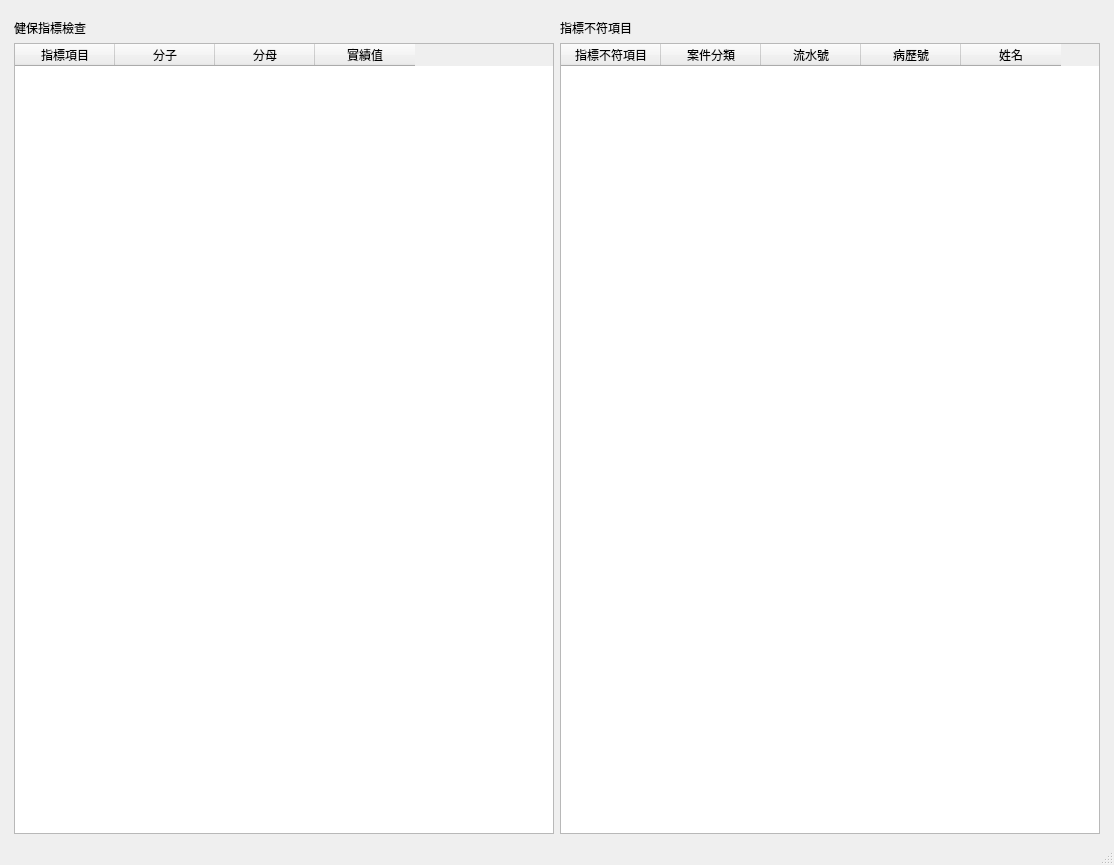
<?xml version="1.0" encoding="UTF-8"?>
<ui version="4.0">
 <class>WindowInsIndicator</class>
 <widget class="QMainWindow" name="WindowInsIndicator">
  <property name="geometry">
   <rect>
    <x>0</x>
    <y>0</y>
    <width>1114</width>
    <height>865</height>
   </rect>
  </property>
  <property name="windowTitle">
   <string>健保申報指標</string>
  </property>
  <widget class="QWidget" name="centralwidget">
   <layout class="QHBoxLayout" name="horizontalLayout">
    <item>
     <layout class="QHBoxLayout" name="horizontalLayout_2">
      <property name="leftMargin">
       <number>5</number>
      </property>
      <property name="topMargin">
       <number>10</number>
      </property>
      <property name="rightMargin">
       <number>5</number>
      </property>
      <item>
       <layout class="QVBoxLayout" name="verticalLayout_3">
        <item>
         <layout class="QHBoxLayout" name="horizontalLayout_3">
          <item>
           <widget class="QLabel" name="label">
            <property name="text">
             <string>健保指標檢查</string>
            </property>
           </widget>
          </item>
         </layout>
        </item>
        <item>
         <widget class="QTableWidget" name="tableWidget_indicator">
          <property name="editTriggers">
           <set>QAbstractItemView::NoEditTriggers</set>
          </property>
          <property name="alternatingRowColors">
           <bool>true</bool>
          </property>
          <property name="selectionBehavior">
           <enum>QAbstractItemView::SelectRows</enum>
          </property>
          <column>
           <property name="text">
            <string>指標項目</string>
           </property>
          </column>
          <column>
           <property name="text">
            <string>分子</string>
           </property>
          </column>
          <column>
           <property name="text">
            <string>分母</string>
           </property>
          </column>
          <column>
           <property name="text">
            <string>實績值</string>
           </property>
          </column>
         </widget>
        </item>
       </layout>
      </item>
      <item>
       <layout class="QVBoxLayout" name="verticalLayout">
        <item>
         <layout class="QHBoxLayout" name="horizontalLayout_4">
          <item>
           <widget class="QLabel" name="label_2">
            <property name="text">
             <string>指標不符項目</string>
            </property>
           </widget>
          </item>
         </layout>
        </item>
        <item>
         <widget class="QTableWidget" name="tableWidget_incorrect">
          <property name="editTriggers">
           <set>QAbstractItemView::NoEditTriggers</set>
          </property>
          <property name="alternatingRowColors">
           <bool>true</bool>
          </property>
          <property name="selectionBehavior">
           <enum>QAbstractItemView::SelectRows</enum>
          </property>
          <column>
           <property name="text">
            <string>指標不符項目</string>
           </property>
          </column>
          <column>
           <property name="text">
            <string>案件分類</string>
           </property>
          </column>
          <column>
           <property name="text">
            <string>流水號</string>
           </property>
          </column>
          <column>
           <property name="text">
            <string>病歷號</string>
           </property>
          </column>
          <column>
           <property name="text">
            <string>姓名</string>
           </property>
          </column>
         </widget>
        </item>
       </layout>
      </item>
     </layout>
    </item>
   </layout>
  </widget>
  <widget class="QStatusBar" name="statusbar"/>
  <widget class="QMenuBar" name="menubar">
   <property name="geometry">
    <rect>
     <x>0</x>
     <y>0</y>
     <width>1114</width>
     <height>25</height>
    </rect>
   </property>
  </widget>
 </widget>
 <resources/>
 <connections/>
</ui>
